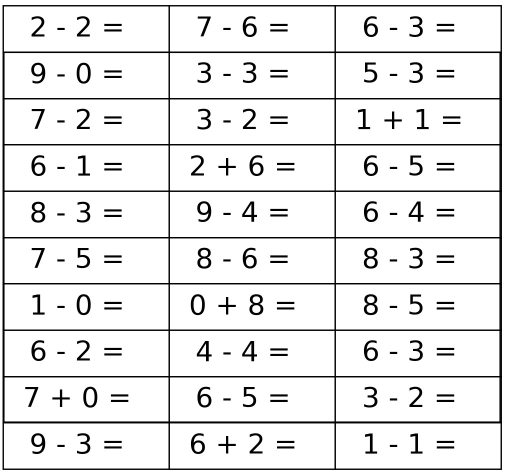
%> input picture Lab/lab3/161220096_3_v1/asset/image/5.png, 1010 x 946 px (shown at 1/2 size)
$ octave test_divide.m   (GNU Octave 9; MATLAB toolbox functions it lacks are replaced by stand-ins)
%> lines starting %> are read from the running program, lines starting %| are printed output that depends on the picture; in (x1, y1, x2, y2) boxes, pixels count from 0 and x2, y2 are one past the last pixel; in counts of white or black regions, pixels touching at a corner belong together; the program's own positions count from 1
### Lab/lab3/161220096_3_v1/code/clear_boundary.m
function [output] = clear_boundary(Im)
%CLEAR_BOUNDARY 对图像进行预处理，求出其外接矩形
%   此处显示详细说明

[m,n] = size(Im);
% 先去边框，试探空格
exist = [];
for i = 1:n
    tmp = find(Im(:,i)== 0);
    exist(i) = ~isempty(tmp);
end

% 分块
part = [];
sflag = 0;
eflag = 0;

for i = 1:length(exist)
    if(exist(i)==0 && sflag ==0 && eflag == 0)
        continue;
    elseif(exist(i)==1 && sflag ==0)
        sflag = i;
    elseif(exist(i)==0 && sflag ~=0)
        part = [part;[sflag,i]];
        sflag = 0;
    end
end
% 去边框后的图
left = part(1);
right = part(end);

% 先去边框，试探空格
exist = [];
for i = 1:m
    tmp = find(Im(i,:)== 0);
    exist(i) = ~isempty(tmp);
end

% 分块
part = [];
sflag = 0;
eflag = 0;

for i = 1:length(exist)
    if(exist(i)==0 && sflag ==0 && eflag == 0)
        continue;
    elseif(exist(i)==1 && sflag ==0)
        sflag = i;
    elseif(exist(i)==0 && sflag ~=0)
        part = [part;[sflag,i]];
        sflag = 0;
    end
end

up = part(1);
down = part(end);

output =  Im(up:down,left:right);

end

### Lab/lab3/161220096_3_v1/code/caculate_line.m
function [res,start] = caculate_line(img)
%CACULATE_LINE 此处显示有关此函数的摘要
%   此处显示详细说明
Im = img;
% Im = im2bw(Im); %二值化
[m,n] = size(Im);
% 先去边框
border = 10; %边框所占百分比
left = floor(m/border);
right = floor(m-m/border);
up = floor(n/border);
down = floor(n-n/border);
% 去边框后的图
Im =  Im(left:right,up:down);
[m,n] = size(Im);


height = m;
seg = cell(1,5);

% 试探空格
exist = [];
for i = 1:n
    tmp = find(Im(:,i)== 0);
    exist(i) = ~isempty(tmp);
end

% 分块

part = [];
sflag = 0;
eflag = 0;
offset = floor(n/30);

for i = 1:length(exist)
    if(exist(i)==0 && sflag ==0 && eflag == 0)
        continue;
    elseif(exist(i)==1 && sflag ==0)
        sflag = i;
    elseif(exist(i)==0 && sflag ~=0)
        part = [part;[sflag,i]];
        sflag = 0;
    end
end
last = part(4,2);
part = [part;[last+offset+1,last+offset]];
start = last+ offset + 1;

for col = 1:5
    seg(1,col)= {Im(1:height,part(col,1)-offset:part(col,2)+offset,:)};
end

% [16 lines of commented-out code are left out]

if my_operator(seg{2})=='+'
    res = true_digit(seg{1})-'0' + true_digit(seg{3})-'0';
    display(strcat(true_digit(seg{1}),'+' ,true_digit(seg{3}),'=',int2str(res)));
else
    res = (true_digit(seg{1})-'0') - (true_digit(seg{3})-'0');
    display(strcat(true_digit(seg{1}),'-' ,true_digit(seg{3}),'=',int2str(res)));
end

end

### Lab/lab3/161220096_3_v1/code/my_operator.m
function output = my_operator(input_image)
%in this function, you should finish the operator recognition task.
%the input parameter is a matrix of an image which contains an operator.
%the output parameter represents which operator it is.

% = £º0.5730
% + £º0.2422
% - £º0.8667

img = input_image;
img = clear_boundary(img);
[m,n] = size(img);
cnts = 0;
for i=1:m
    for j=1:n
        if img(i,j)==0
            cnts = cnts+1;
        end
    end
end
out = cnts/(m*n);

if out>0.8
    output = '-';
elseif out < 0.4
    output = '+';
else
    output = '=';
end

### Lab/lab3/161220096_3_v1/code/true_digit.m
function [output] = true_digit(input_image)
%TRUE_DIGIT 用匹配的方法来匹配数字
%   此处显示详细说明
    I = clear_boundary(input_image);
    I = imresize(I,[40,25]);
    res = 0;
    sim = match(I,0);
    for i=1:9
        tmp = match(I,i);
        if tmp > sim
            res = i;
            sim = tmp;
        end
    end
    output = res + '0';
end

function [output] = match(A,k)
    normal = imread(strcat('../asset/image/normal/',int2str(k),'.png'));
    B=imresize(normal,[40,25]);
    if ~islogical(A)
        A = im2bw(A);
    end
    if ~islogical(B)
        A = im2bw(B);
    end
    cnts = 0;
    for i = 1:40
        for j=1:25
            if A(i,j)==B(i,j)
                cnts = cnts+1;
            end
        end
    end
%     display(['i=', num2str(k), ' p=', num2str(cnts/(40*25))]);
    output = cnts;
end

### Lab/lab3/161220096_3_v1/code/test_divide.m
clc; clear all;
% [5 lines of commented-out code are left out]
Im = imread('../asset/image/5.png');
%> Im is the input picture: size 946x1010x3 uint8; min 0, max 255, mean 232.7
RGB = Im;
Im = im2bw(Im);
%> Im: size 946x1010 logical; 91.2% white; 151 black regions, largest, box (x1, y1, x2, y2) and area: (5, 10, 1004, 940) 46866, (499, 589, 527, 630) 550, (63, 404, 90, 445) 545
hold on
Im =  clear_boundary(Im);
%> after the loop in clear_boundary, `for i = 1:n`: exist = 1010 values, max 1 at index 6, min 0 at index 1, mean 0.989
%> the loop in clear_boundary, `for i = 1:length(exist)` made 1010 passes
%> sflag on pass 6: 6
%> after the loop in clear_boundary, `for i = 1:length(exist)`: part = [6 1005]; sflag = 0
%> in clear_boundary, `left = part(1);`: left = 6
%> in clear_boundary, `right = part(end);`: right = 1005
%> after the loop in clear_boundary, `for i = 1:m`: exist = 946 values, max 1 at index 11, min 0 at index 1, mean 0.983
%> the loop in clear_boundary, `for i = 1:length(exist)` made 946 passes
%> sflag on pass 11: 11
%> after the loop in clear_boundary, `for i = 1:length(exist)`: part = [11 941]; sflag = 0
%> in clear_boundary, `up = part(1);`: up = 11
%> in clear_boundary, `down = part(end);`: down = 941
%> in clear_boundary, `output =  Im(up:down,left:right);`:
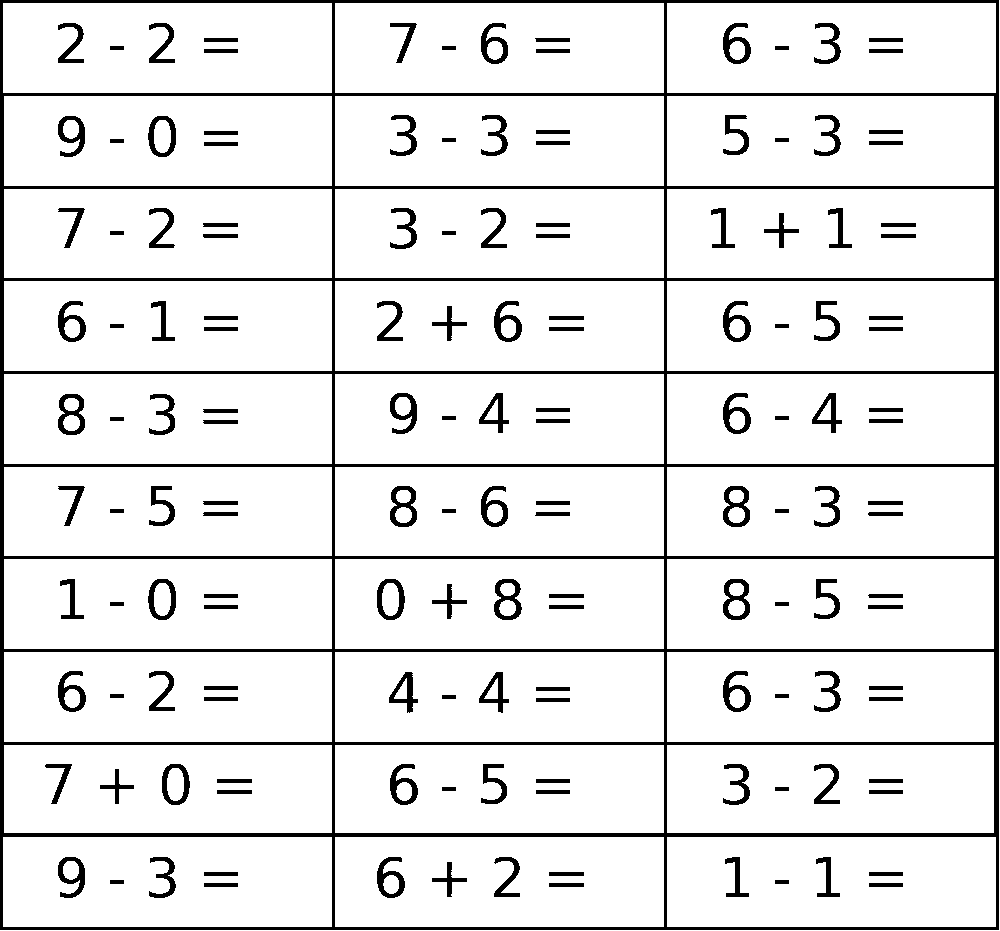
%> output: size 931x1000 logical; 91% white; 151 black regions, largest, box (x1, y1, x2, y2) and area: (0, 0, 999, 930) 46866, (494, 579, 522, 620) 550, (58, 394, 85, 435) 545
imshow(Im)
L = size(Im);
%> L = [931 1000]
[m,n] = size(Im);
%> m = 931; n = 1000

%对图片按照方格进行划分
max_row = 10;
max_col = 3;

height = floor(L(1)/max_row);
%> height = 93
width = floor(L(2)/max_col);
%> width = 333

seg = cell(max_row,max_col);
start = cell(max_row,max_col);

%分块
for row = 1:max_row
    for col = 1:max_col
    seg(row,col)= {Im((row-1)*height+1:row*height,(col-1)*width+1:col*width,:)};
    end
end
%> after the loop, seg = 30 items

%把第i帧的图片写为'mi.bmp'保存
res = [];
start = [];
for i=1:max_row*max_col
%     imshow(seg{i});
%     imwrite(seg{i},strcat('./divide_output/m',int2str(i),'.bmp'));
    [a,b] = caculate_line(seg{i});
%> in caculate_line, `Im = img;`:
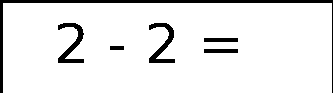
%> Im: size 93x333 logical; 92% white; 6 black regions, box (x1, y1, x2, y2) and area: (0, 0, 333, 93) 1359, (58, 23, 84, 63) 400, (149, 23, 175, 63) 394, (204, 38, 238, 42) 136, (204, 49, 238, 53) 136, (110, 46, 124, 50) 56
%> in caculate_line, `Im =  Im(left:right,up:down);`:
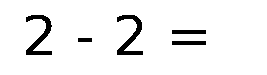
%> Im: size 75x267 logical; 94.4% white; 5 black regions, box (x1, y1, x2, y2) and area: (26, 15, 52, 55) 400, (117, 15, 143, 55) 394, (172, 30, 206, 34) 136, (172, 41, 206, 45) 136, (78, 38, 92, 42) 56
%> the loop in caculate_line, `for i = 1:n` made 267 passes
%> tmp on passes 27 to 29: [18; 19; 20; 21; 22; 51; 52; 53; 54; 55], [18; 19; 20; 21; 22; 50; 51; 52; 53; 54; 55], [17; 18; 19; 20; 21; 49; 50; 51; 52; 53; 54; 55]
%> after the loop in caculate_line, `for i = 1:n`: exist = 267 values, max 1 at index 27, min 0 at index 1, mean 0.375
%> the loop in caculate_line, `for i = 1:length(exist)` made 267 passes
%> (part, sflag) on pass 53: ([27 53], 0)
%> sflag on pass 27: 27
%> after the loop in caculate_line, `for i = 1:length(exist)`: part = [27 53; 79 93; 118 144; 173 207]
%> in caculate_line, `last = part(4,2);`: last = 207
%> in caculate_line, `part = [part;[last+offset+1,last+offset]];`: part = [27 53; 79 93; 118 144; 173 207; 216 215]
%> in caculate_line, `start = last+ offset + 1;`: start = 216
%> after the loop in caculate_line, `for col = 1:5`: seg = 5 items
%> in my_operator, `img = input_image;`:
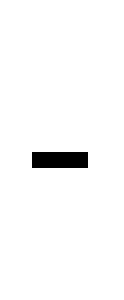
%> img: size 75x31 logical (shown 4 times larger); 97.6% white; 1 black region, box (x1, y1, x2, y2) and area: (8, 38, 22, 42) 56
%> the loop in clear_boundary (call 2), `for i = 1:length(exist)` made 31 passes
%> (part, sflag) on pass 23: ([9 23], 0)
%> sflag on pass 9: 9
%> the loop in clear_boundary (call 2), `for i = 1:length(exist)` made 75 passes
%> (part, sflag) on pass 43: ([39 43], 0)
%> sflag on pass 39: 39
%> after the loop in my_operator, `for i=1:m`: cnts = 56
%> in my_operator, `out = cnts/(m*n);`: out = 0.747
%> in clear_boundary (call 3), `[m,n] = size(Im);`: n = 43
%> the loop in clear_boundary (call 3), `for i = 1:n` made 43 passes
%> tmp on passes 9, 10, 11, 12, 13, 14, 16, 17, 18, 19, 20: [18; 19; 20; 21; 22; 51; 52; 53; 54; 55], [18; 19; 20; 21; 22; 50; 51; 52; 53; 54; 55], [17; 18; 19; 20; 21; 49; 50; 51; 52; 53; 54; 55], [17; 18; 19; 20; 21; 48; 49; 50; 51; 52; 53; 54; 55], [17; 18; 19; 20; 47; 48; 49; 50; 51; 52; 53; 54; 55], [16; 17; 18; 19; 20; 46; 47; 48; 49; 50; 51; 52; 53; 54; 55], [16; 17; 18; 19; 44; 45; 46; 47; 48; 49; 50; 52; 53; 54; 55], [16; 17; 18; 19; 43; 44; 45; 46; 47; 48; 49; 52; 53; 54; 55], [16; 17; 18; 19; 42; 43; 44; 45; 46; 47; 48; 52; 53; 54; 55], [16; 17; 18; 19; 41; 42; 43; 44; 45; 46; 47; 52; 53; 54; 55], [16; 17; 18; 19; 40; 41; 42; 43; 44; 45; 46; 52; 53; 54; 55]
%> after the loop in clear_boundary (call 3), `for i = 1:n`: exist = 43 values, max 1 at index 9, min 0 at index 1, mean 0.605
%> the loop in clear_boundary (call 3), `for i = 1:length(exist)` made 43 passes
%> (part, sflag) on pass 35: ([9 35], 0)
%> in clear_boundary (call 3), `right = part(end);`: right = 35
%> the loop in clear_boundary (call 3), `for i = 1:m` made 75 passes
%> tmp on passes 16, 20, 21, 22, 23, 24, 25, 26, 27, 28, 29, 30: [14 15 16 17 18 19 20 21 22 23 24 25 26], [9 10 11 12 13 14 15 25 26 27 28 29 30 31 32], [9 10 11 12 26 27 28 29 30 31 32], [9 10 28 29 30 31 32 33], [28 29 30 31 32 33], [29 30 31 32 33], [29 30 31 32 33], [29 30 31 32 33 34], [29 30 31 32 33 34], [29 30 31 32 33], [29 30 31 32 33], [28 29 30 31 32 33]
%> after the loop in clear_boundary (call 3), `for i = 1:m`: exist = 75 values, max 1 at index 16, min 0 at index 1, mean 0.533
%> the loop in clear_boundary (call 3), `for i = 1:length(exist)` made 75 passes
%> (part, sflag) on pass 56: ([16 56], 0)
%> sflag on pass 16: 16
%> in clear_boundary (call 3), `up = part(1);`: up = 16
%> in clear_boundary (call 3), `down = part(end);`: down = 56
%> in clear_boundary (call 3), `output =  Im(up:down,left:right);`:
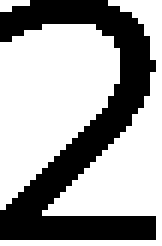
%> output: size 41x27 logical (shown 6 times larger); 63.9% white; 1 black region, box (x1, y1, x2, y2) and area: (0, 0, 26, 40) 400
%> in true_digit, `I = imresize(I,[40,25]);`:
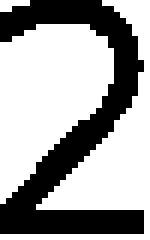
%> I: size 40x25 logical (shown 6 times larger); 64.6% white; 1 black region, box (x1, y1, x2, y2) and area: (0, 0, 24, 39) 354
%> the run ends on the next line

$ run again, with Lab/lab3/161220096_3_v1/asset/image/1.png copied over Lab/lab3/161220096_3_v1/asset/image/5.png
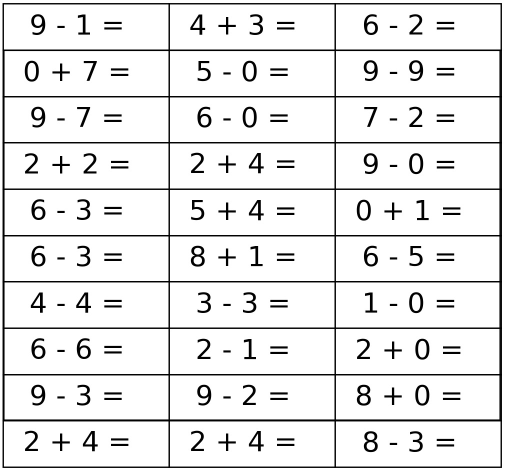
%> input picture Lab/lab3/161220096_3_v1/asset/image/1.png, 1016 x 944 px (shown at 1/2 size)
%> Im is the input picture: size 944x1016x3 uint8; min 0, max 255, mean 232.3
%> after the loop in clear_boundary, `for i = 1:n`: exist = 1016 values, max 1 at index 6, min 0 at index 1, mean 0.983
%> the loop in clear_boundary, `for i = 1:length(exist)` made 1016 passes
%> sflag on pass 6: 6
%> after the loop in clear_boundary, `for i = 1:length(exist)`: part = [6 1005]; sflag = 0
%> in clear_boundary, `left = part(1);`: left = 6
%> in clear_boundary, `right = part(end);`: right = 1005
%> after the loop in clear_boundary, `for i = 1:m`: exist = 944 values, max 1 at index 7, min 0 at index 1, mean 0.985
%> the loop in clear_boundary, `for i = 1:length(exist)` made 944 passes
%> sflag on pass 7: 7
%> after the loop in clear_boundary, `for i = 1:length(exist)`: part = [7 937]; sflag = 0
%> in clear_boundary, `up = part(1);`: up = 7
%> in clear_boundary, `down = part(end);`: down = 937
%> in clear_boundary, `output =  Im(up:down,left:right);`:
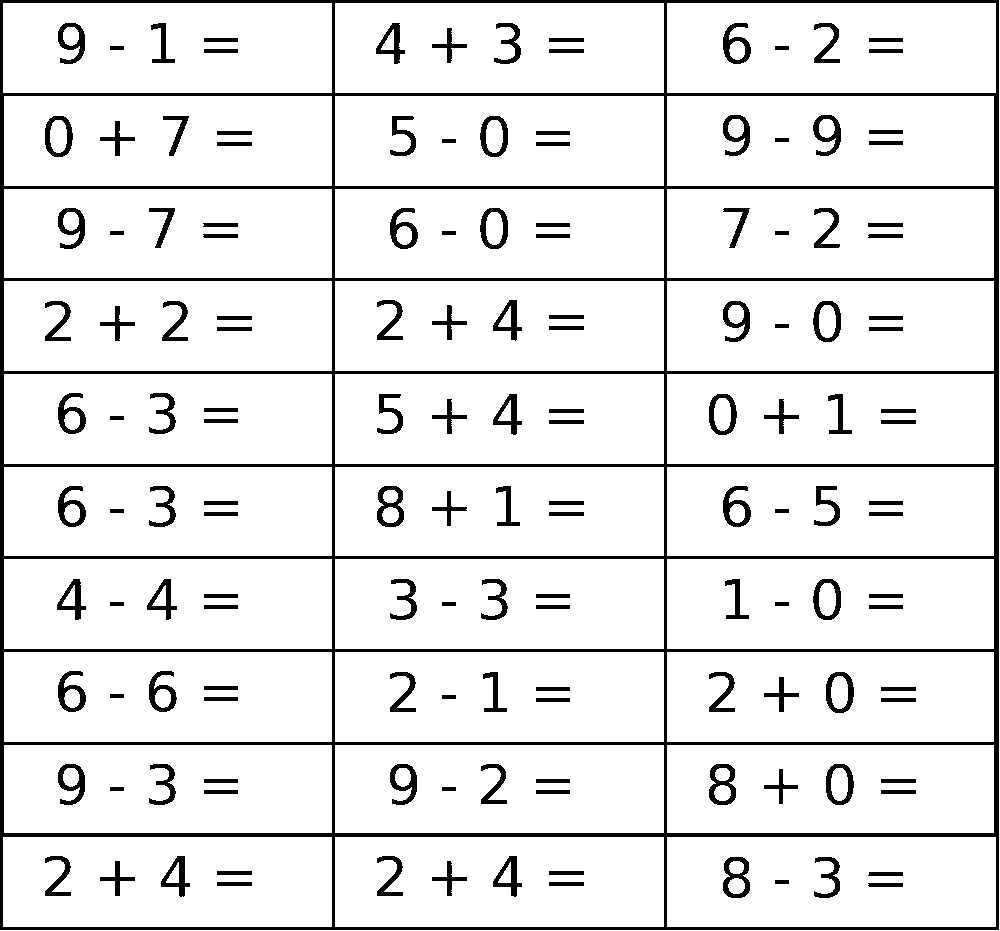
%> output: size 931x1000 logical; 90.8% white; 151 black regions, largest, box (x1, y1, x2, y2) and area: (0, 0, 999, 930) 46866, (709, 764, 736, 805) 545, (377, 486, 404, 527) 544
%> after the loop `for row = 1:max_row`: seg = 30 items
%> the loop in caculate_line, `for i = 1:n` made 267 passes
%> tmp on passes 27, 28, 35: [24; 25; 26; 27; 28; 29; 30; 31; 32; 33; 34], [22; 23; 24; 25; 26; 27; 28; 29; 30; 31; 32; 33; 34; 35; 36], [16; 17; 18; 19; 20; 37; 38; 39; 40; 41; 53; 54; 55; 56]
%> after the loop in caculate_line, `for i = 1:n`: exist = 267 values, max 1 at index 27, min 0 at index 1, mean 0.371
%> the loop in caculate_line, `for i = 1:length(exist)` made 267 passes
%> (part, sflag) on pass 54: ([27 54], 0)
%> after the loop in caculate_line, `for i = 1:length(exist)`: part = [27 54; 79 93; 120 144; 173 207]
%> last = 207
%> in caculate_line, `part = [part;[last+offset+1,last+offset]];`: part = [27 54; 79 93; 120 144; 173 207; 216 215]
%> start = 216
%> after the loop in caculate_line, `for col = 1:5`: seg = 5 items
%> img: size 75x31 logical; 97.6% white; 1 black region, box (x1, y1, x2, y2) and area: (8, 38, 22, 42) 56
%> the loop in clear_boundary (call 2), `for i = 1:length(exist)` made 31 passes
%> (part, sflag) on pass 23: ([9 23], 0)
%> the loop in clear_boundary (call 2), `for i = 1:length(exist)` made 75 passes
%> (part, sflag) on pass 43: ([39 43], 0)
%> after the loop in my_operator, `for i=1:m`: cnts = 56
%> out = 0.747
%> output: size 42x28 logical; 57% white; 1 black region, box (x1, y1, x2, y2) and area: (0, 0, 27, 41) 506
%> in true_digit, `I = imresize(I,[40,25]);`:
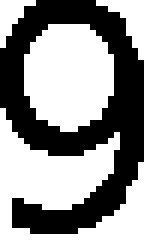
%> I: size 40x25 logical (shown 6 times larger); 57.6% white; 1 black region, box (x1, y1, x2, y2) and area: (0, 0, 24, 39) 424

$ run again, with Lab/lab3/161220096_3_v1/asset/image/2.png copied over Lab/lab3/161220096_3_v1/asset/image/5.png
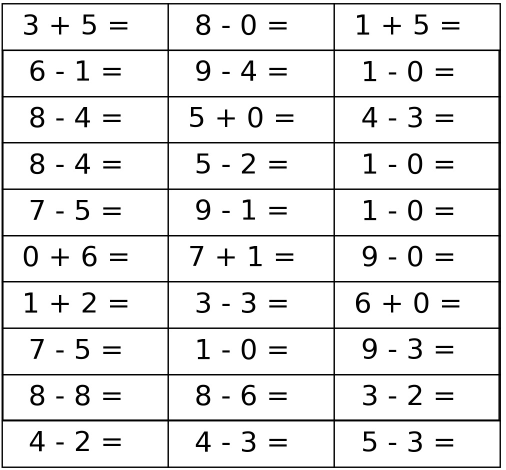
%> input picture Lab/lab3/161220096_3_v1/asset/image/2.png, 1012 x 940 px (shown at 1/2 size)
%> Im is the input picture: size 940x1012x3 uint8; min 0, max 255, mean 232.4
%> after the loop in clear_boundary, `for i = 1:n`: exist = 1012 values, max 1 at index 4, min 0 at index 1, mean 0.987
%> the loop in clear_boundary, `for i = 1:length(exist)` made 1012 passes
%> sflag on pass 4: 4
%> after the loop in clear_boundary, `for i = 1:length(exist)`: part = [4 1003]; sflag = 0
%> in clear_boundary, `left = part(1);`: left = 4
%> in clear_boundary, `right = part(end);`: right = 1003
%> after the loop in clear_boundary, `for i = 1:m`: exist = 940 values, max 1 at index 7, min 0 at index 1, mean 0.989
%> the loop in clear_boundary, `for i = 1:length(exist)` made 940 passes
%> sflag on pass 7: 7
%> after the loop in clear_boundary, `for i = 1:length(exist)`: part = [7 937]; sflag = 0
%> in clear_boundary, `up = part(1);`: up = 7
%> in clear_boundary, `down = part(end);`: down = 937
%> in clear_boundary, `output =  Im(up:down,left:right);`:
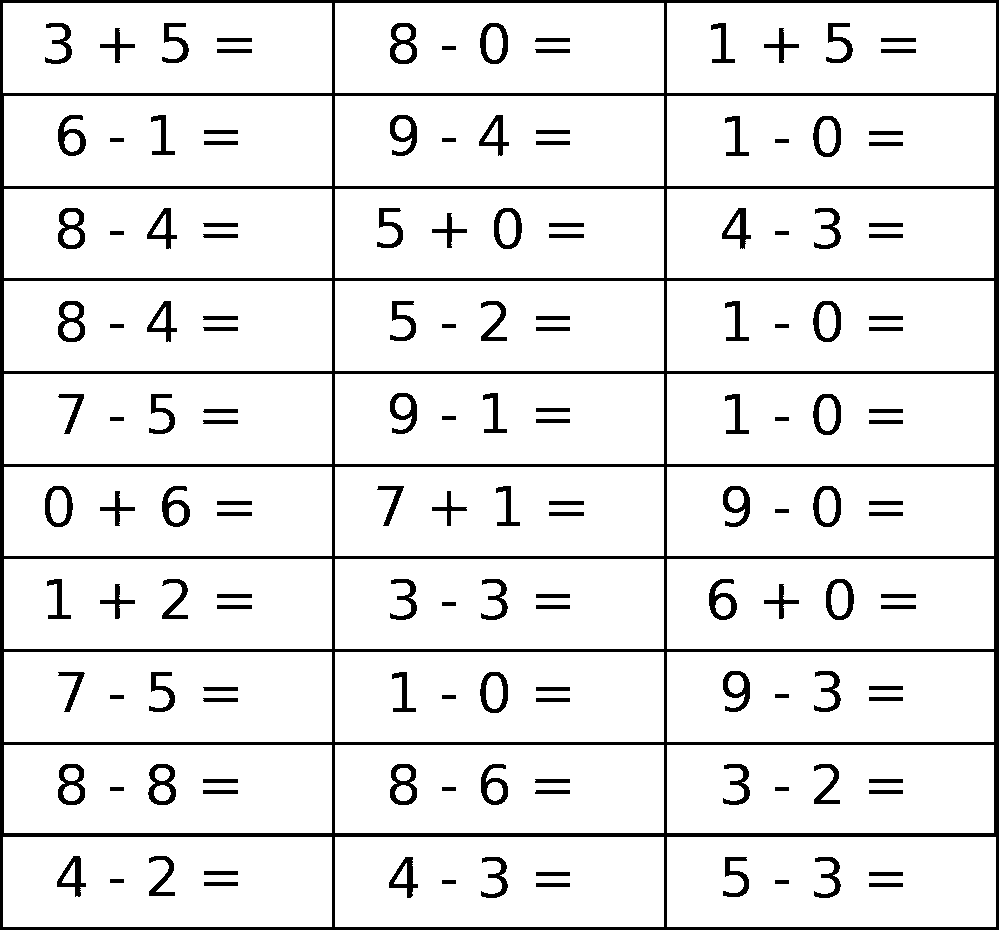
%> output: size 931x1000 logical; 90.9% white; 151 black regions, largest, box (x1, y1, x2, y2) and area: (0, 0, 999, 930) 46866, (148, 764, 176, 805) 554, (58, 301, 85, 342) 545
%> after the loop `for row = 1:max_row`: seg = 30 items
%> the loop in caculate_line, `for i = 1:n` made 267 passes
%> tmp on passes 14 to 16: [50; 51; 52; 53; 54], [17; 18; 19; 20; 51; 52; 53; 54; 55], [17; 18; 19; 20; 51; 52; 53; 54; 55]
%> after the loop in caculate_line, `for i = 1:n`: exist = 267 values, max 1 at index 14, min 0 at index 1, mean 0.464
%> the loop in caculate_line, `for i = 1:length(exist)` made 267 passes
%> (part, sflag) on pass 41: ([14 41], 0)
%> after the loop in caculate_line, `for i = 1:length(exist)`: part = [14 41; 69 104; 131 158; 186 221]
%> last = 221
%> in caculate_line, `part = [part;[last+offset+1,last+offset]];`: part = [14 41; 69 104; 131 158; 186 221; 230 229]
%> start = 230
%> after the loop in caculate_line, `for col = 1:5`: seg = 5 items
%> img: size 75x52 logical; 92.5% white; 1 black region, box (x1, y1, x2, y2) and area: (8, 20, 43, 55) 292
%> the loop in clear_boundary (call 2), `for i = 1:length(exist)` made 52 passes
%> (part, sflag) on pass 44: ([9 44], 0)
%> the loop in clear_boundary (call 2), `for i = 1:m` made 75 passes
%> tmp on passes 21 to 28: [24 25 26 27 28], [24 25 26 27], [24 25 26 27 28], [24 25 26 27], [24 25 26 27 28], [24 25 26 27 28], [24 25 26 27 28], [24 25 26 27 28]
%> the loop in clear_boundary (call 2), `for i = 1:length(exist)` made 75 passes
%> (part, sflag) on pass 56: ([21 56], 0)
%> output: size 36x36 logical; 77.5% white; 1 black region, box (x1, y1, x2, y2) and area: (0, 0, 35, 35) 292
%> after the loop in my_operator, `for i=1:m`: cnts = 292
%> out = 0.225
%> output: size 42x28 logical; 64.9% white; 1 black region, box (x1, y1, x2, y2) and area: (0, 0, 27, 41) 413
%> in true_digit, `I = imresize(I,[40,25]);`:
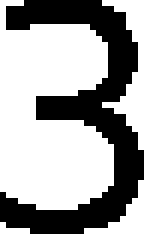
%> I: size 40x25 logical (shown 6 times larger); 64.8% white; 1 black region, box (x1, y1, x2, y2) and area: (0, 0, 24, 39) 352
